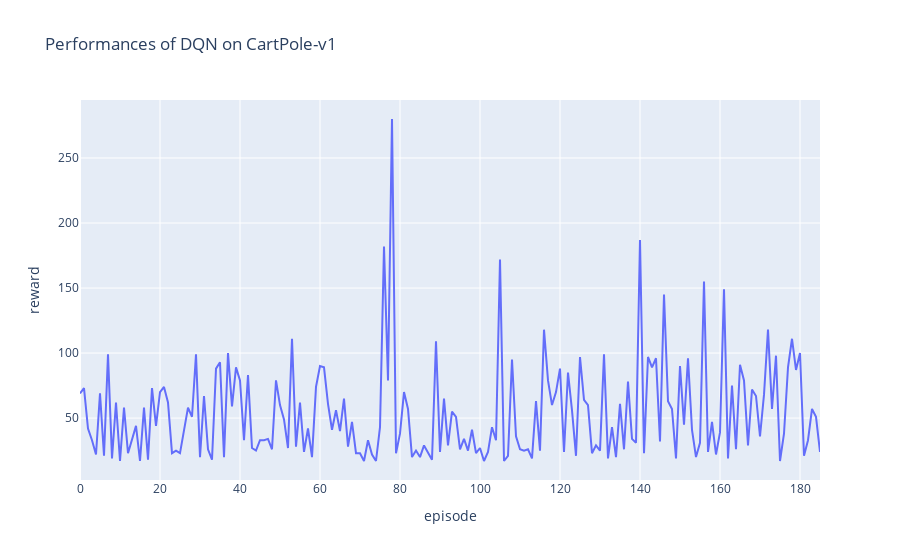

Source (notebook cell):
### Markdown cell above
### ***Performance Evaluation***

### Code cell
print("Evaluating...")

test_steps = 10_000
rng = hk.PRNGSequence(0)

logs_test = {
    "rewards": jnp.zeros(test_steps),
    "dones": jnp.zeros(test_steps),
}

obs, env_state = env.reset(next(rng))
for current_step in tqdm(range(test_steps)):
    action = action_select_fn(q_state, obs)
    obs, env_state, reward, done, _ = env.step(next(rng), env_state, action)
    logs_test["dones"] = logs_test["dones"].at[current_step].set(done)
    logs_test["rewards"] = logs_test["rewards"].at[current_step].set(reward)

    if done:
        obs, env_state = env.reset(next(rng))

df = pd.DataFrame(
    data={
        "episode": logs_test["dones"].cumsum(),
        "reward": logs_test["rewards"],
    },
)
df["episode"] = df["episode"].shift().fillna(0)
episodes_df = df.groupby("episode").agg("sum")

px.line(
    episodes_df,
    y="reward",
    title=f"Performances of DQN on {env_id}",
)

### Figure 1 — Plotly figure (JSON) as saved in the notebook; plotly's stock layout.template omitted (floating-point values rounded to 4 significant figures; data arrays with more than 128 entries replaced by an {"elided": "..."} marker saying what was removed)
{"data": [{"hovertemplate": "episode=%{x}<br>reward=%{y}<extra></extra>", "legendgroup": "", "line": {"color": "#636efa", "dash": "solid"}, "marker": {"symbol": "circle"}, "mode": "lines", "name": "", "orientation": "v", "showlegend": false, "type": "scatter", "x": {"elided": "186 int values"}, "xaxis": "x", "y": {"elided": "186 int values"}, "yaxis": "y"}], "layout": {"legend": {"tracegroupgap": 0}, "title": {"text": "Performances of DQN on CartPole-v1"}, "xaxis": {"anchor": "y", "domain": [0, 1], "title": {"text": "episode"}}, "yaxis": {"anchor": "x", "domain": [0, 1], "title": {"text": "reward"}}}}
